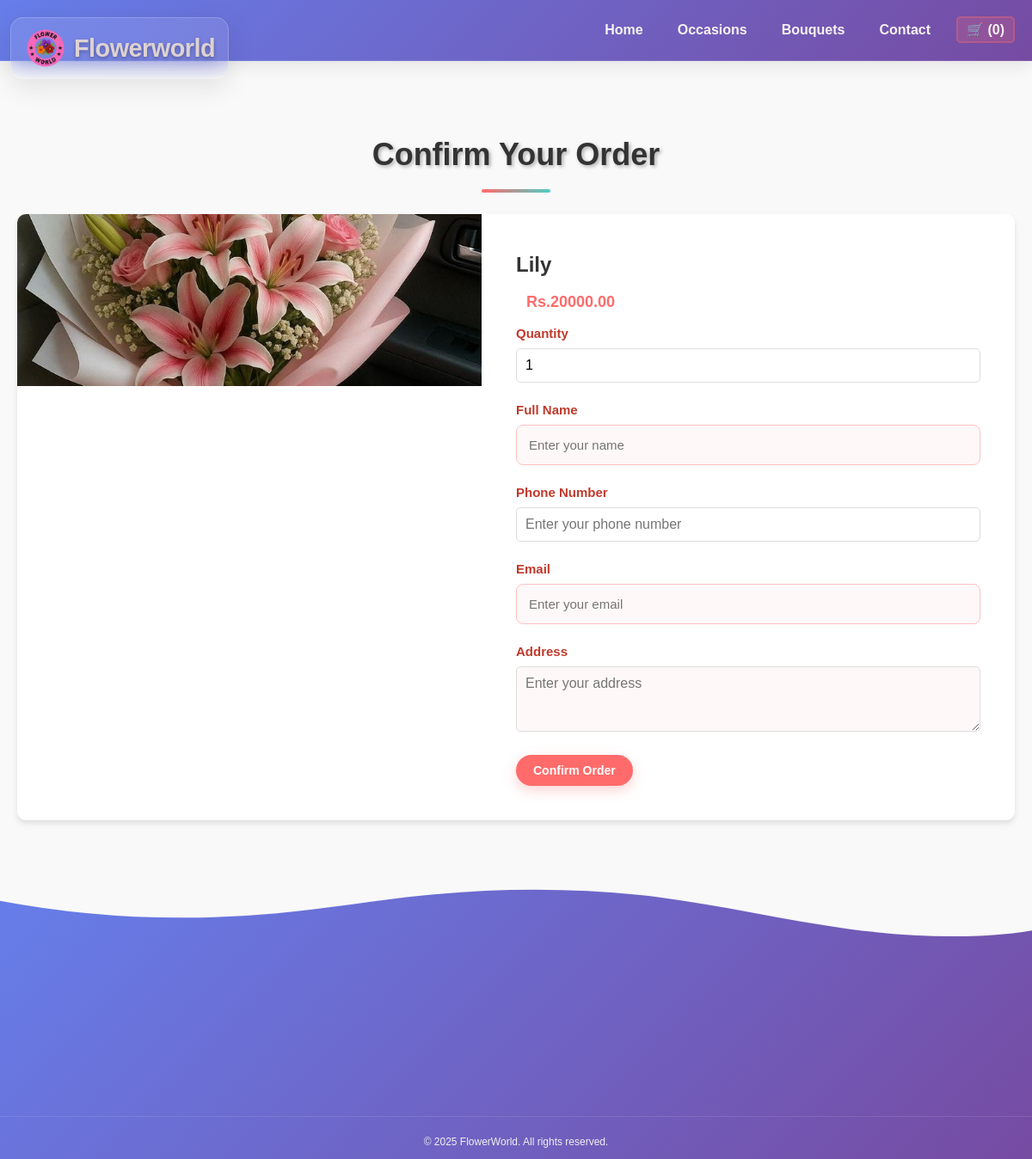
/order.php?flower_id=3, run on the app's committed database.
### tables this page shows
CREATE TABLE `tbl_flower` (
  `id` int(10) UNSIGNED NOT NULL,
  `title` varchar(100) NOT NULL,
  `description` text NOT NULL,
  `price` decimal(10,2) NOT NULL,
  `image_name` varchar(255) NOT NULL,
  `category_id` int(10) UNSIGNED NOT NULL,
  `featured` varchar(10) NOT NULL,
  `active` varchar(10) NOT NULL
);

### order.php (the view, shortened to what this page needs)
<?php
include('partials-front/menu.php');
if(isset($_GET['flower_id'])) {
    $flower_id = $_GET['flower_id'];
    $sql = "SELECT * FROM tbl_flower WHERE id=$flower_id";
    $res = mysqli_query($conn, $sql);
    $count = mysqli_num_rows($res);
    if($count==1) {
        $row = mysqli_fetch_assoc($res);
        $title = $row['title'];
        $price = $row['price'];
        $image_name = $row['image_name'];
    } else {
        header('location:'.SITEURL);
        exit();
    }
} else {
    header('location:'.SITEURL);
    exit();
}
?>
<!DOCTYPE html>
<html lang="en">
<head>
    <link rel="stylesheet" href="css/styles.css">
    <link rel="stylesheet" href="https://cdnjs.cloudflare.com/ajax/libs/font-awesome/6.0.0-beta3/css/all.min.css">
    <link rel="stylesheet" href="https://cdnjs.cloudflare.com/ajax/libs/aos/2.3.4/aos.css">
</head>
<body>
<header class="main-header">
    <div class="container header-container">
        <div class="logo-container">
            <h1 class="logo">
                 <img src="images/home/logo1.png" alt="Flowerworld Logo" style="height: 50px; vertical-align: middle;"> Flowerworld
            </h1>
        </div>
        <nav>
            <ul>
                <li><a href="index.php">Home</a></li>
                <li><a href="categories.php">Occasions</a></li>
                <li><a href="flower.php">Bouquets</a></li>
                <li><a href="contact.php">Contact</a></li>
                <li><a href="cart.php">🛒 (<?php echo isset($_SESSION['cart']) ? count($_SESSION['cart']) : 0; ?>)</a></li>
            </ul>
        </nav>
    </div>
</header>
   <section class="order-section">
    <div class="container">
        <h2 class="section-title">Confirm Your Order</h2>
        <div class="order-container">
            <div class="flower-image" data-aos="fade-right">
                <?php
                if($image_name == "") {
                    echo "<div class='error'>Image not Available.</div>";
                } else {
                    ?>
                    <img src="<?php echo SITEURL; ?>images/flower/<?php echo $image_name; ?>" alt="<?php echo $title; ?>">
                    <?php
                }
                ?>
            </div>
            <div class="order-details" data-aos="fade-left">
                <h3><?php echo $title; ?></h3>
                <p class="flower-price">Rs.<?php echo $price; ?></p>
                <form action="" method="POST" class="order-form">
                    <div class="form-group">
                        <label for="qty">Quantity</label>
                        <input type="number" id="qty" name="qty" value="1" min="1" required>
                    </div>
                    <div class="form-group">
                        <label for="full-name">Full Name</label>
                        <input type="text" id="full-name" name="full-name" placeholder="Enter your name" required>
                    </div>
                    <div class="form-group">
                        <label for="contact">Phone Number</label>
                        <input type="tel" id="contact" name="contact" placeholder="Enter your phone number" required>
                    </div>
                    <div class="form-group">
                        <label for="email">Email</label>
                        <input type="email" id="email" name="email" placeholder="Enter your email" required>
                    </div>
                    <div class="form-group">
                        <label for="address">Address</label>
                        <textarea id="address" name="address" rows="3" placeholder="Enter your address" required></textarea>
                    </div>
                    <button type="submit" name="submit" class="btn btn-primary">Confirm Order</button>
                </form>
            </div>
        </div>
    </div>
</section>
    <?php include('partials-front/footer.php'); ?>
</body>
</html>

### partials-front/css/styles.css (style rules this page uses)
body { font-family: 'Poppins', sans-serif; line-height: 1.6; margin: 0; padding: 0; background: linear-gradient(135deg, #ffeaea 0%, #ffffff 100%); }
.container { max-width: 1200px; margin: 0 auto; padding: 0 20px; }
.main-header { background: linear-gradient(135deg, #667eea 0%, #764ba2 100%); box-shadow: 0 4px 20px rgba(0, 0, 0, 0.1); position: sticky; top: 0; z-index: 1000; backdrop-filter: blur(10px); border-bottom: 1px solid rgba(255, 255, 255, 0.1); }
.header-container { display: flex; justify-content: flex-end; align-items: center; padding: 1rem 20px; min-height: 70px }
.logo-container { position: fixed; top: 20px; left: 20px; z-index: 1001; background: rgba(255, 255, 255, 0.1); backdrop-filter: blur(15px); border-radius: 15px; padding: 10px 15px; border: 1px solid rgba(255, 255, 255, 0.2); box-shadow: 0 8px 32px rgba(0, 0, 0, 0.1); margin-left: -8px; }
.logo { font-size: 1.8rem; font-weight: 700; color: rgb(221, 210, 210); margin: 0; display: flex; align-items: center; gap: 0.5rem; text-shadow: 0 2px 4px rgba(0, 0, 0, 0.3); letter-spacing: -0.5px; }
nav ul { list-style-type: none; padding: 0; margin: 0; display: flex; }
nav ul li { margin-right: 20px; }
nav ul li:last-child { margin-right: 0; }
nav ul li a { color: rgb(246, 242, 242); text-decoration: none; font-weight: 600; transition: color 0.3s ease; font-size: 16px; padding: 5px 10px; border-radius: 5px; }
nav a[href="cart.php"] { background: rgba(255, 107, 107, 0.2); border: 2px solid rgba(255, 107, 107, 0.3); font-weight: 600; position: relative; }
.section-title { text-align: center; font-size: 3.5rem; font-weight: 700; color: #fff; margin-bottom: 3rem; text-shadow: 2px 2px 4px rgba(0, 0, 0, 0.3); position: relative; }
.section-title::after { content: ''; position: absolute; bottom: -15px; left: 50%; transform: translateX(-50%); width: 80px; height: 4px; background: linear-gradient(90deg, #ff6b6b, #4ecdc4); border-radius: 2px; }
.flower-price { padding: 0 12px; font-size: 16px; color: #ff6b6b; font-weight: 600; }
.btn { display: inline-block; padding: 8px 16px; background-color: #ff6b6b; color: white; text-decoration: none; border-radius: 5px; transition: background-color 0.3s ease; font-weight: 600; font-size: 14px; text-align: center; }
.section-title { text-align: center; font-size: 36px; margin-bottom: 40px; color: #333; }
.flower-price { font-size: 18px; color: #ff6b6b; font-weight: 600; margin-bottom: 10px; }
.btn { display: inline-block; padding: 10px 20px; background-color: #ff6b6b; color: white; text-decoration: none; border-radius: 5px; transition: background-color 0.3s ease; font-weight: 600; font-size: 14px; text-align: center; }
.order-section { padding: 80px 0; background-color: #f9f9f9; }
.order-container { display: flex; background-color: #fff; border-radius: 10px; overflow: hidden; box-shadow: 0 4px 6px rgba(0, 0, 0, 0.1); }
.flower-image { flex: 1; max-width: 50%; }
.flower-image img { width: 100%; height: 100%; object-fit: cover; }
.order-details { flex: 1; padding: 40px; }
.order-details h3 { font-size: 24px; margin-bottom: 10px; }
.flower-price { font-size: 20px; color: #ff6b6b; font-weight: 600; margin-bottom: 20px; }
.order-form .form-group { margin-bottom: 20px; }
.order-form label { display: block; margin-bottom: 5px; font-weight: 600; }
.order-form input, .order-form textarea { width: 100%; padding: 10px; border: 1px solid #ddd; border-radius: 5px; font-size: 16px; }
.order-form textarea { resize: vertical; }
.btn-primary { background-color: #ff6b6b; color: white; border: none; padding: 12px 20px; font-size: 16px; border-radius: 5px; cursor: pointer; transition: background-color 0.3s ease; }
.flower-image { animation: slideInLeft 0.8s ease-out; }
.order-details { animation: slideInRight 0.8s ease-out; }
.btn-primary { display: inline-block; padding: 10px 20px; background-color: #ff6b6b; color: white; text-decoration: none; border-radius: 5px; transition: background-color 0.3s ease; font-weight: 600; font-size: 14px; }
.section-title { font-size: 36px; color: #333; text-align: center; margin-bottom: 40px; }
.flower-price { font-size: 18px; color: #ff6b6b; font-weight: bold; margin-bottom: 10px; }
.btn { display: inline-block; padding: 10px 20px; background-color: #ff6b6b; color: white; text-decoration: none; border-radius: 5px; transition: background-color 0.3s ease; font-weight: 600; }

### data on the page
tbl_flower: image_name (picture), title "Lily", price "20000.00"
